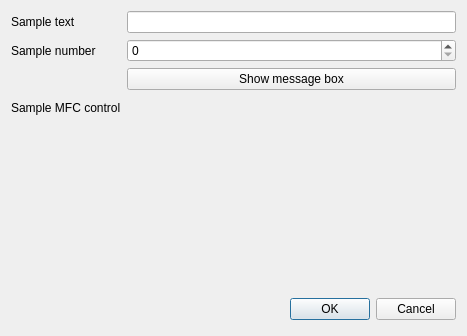
<?xml version="1.0" encoding="UTF-8"?>
<ui version="4.0">
 <class>Dialog</class>
 <widget class="QDialog" name="Dialog">
  <property name="geometry">
   <rect>
    <x>0</x>
    <y>0</y>
    <width>467</width>
    <height>336</height>
   </rect>
  </property>
  <property name="windowTitle">
   <string>Dialog</string>
  </property>
  <layout class="QVBoxLayout" name="verticalLayout">
   <item>
    <layout class="QFormLayout" name="formLayout">
     <item row="0" column="0">
      <widget class="QLabel" name="label">
       <property name="text">
        <string>Sample text</string>
       </property>
      </widget>
     </item>
     <item row="0" column="1">
      <widget class="QLineEdit" name="txtSampleText"/>
     </item>
     <item row="1" column="0">
      <widget class="QLabel" name="label_2">
       <property name="text">
        <string>Sample number</string>
       </property>
      </widget>
     </item>
     <item row="1" column="1">
      <widget class="QSpinBox" name="spnSampleNumber"/>
     </item>
     <item row="2" column="1">
      <widget class="QPushButton" name="btnShowMessageBox">
       <property name="text">
        <string>Show message box</string>
       </property>
       <property name="autoDefault">
        <bool>false</bool>
       </property>
      </widget>
     </item>
     <item row="3" column="0">
      <widget class="QLabel" name="label_3">
       <property name="text">
        <string>Sample MFC control</string>
       </property>
      </widget>
     </item>
     <item row="3" column="1">
      <widget class="HWNDWidget" name="wdgMFC" native="true">
       <property name="minimumSize">
        <size>
         <width>0</width>
         <height>26</height>
        </size>
       </property>
      </widget>
     </item>
    </layout>
   </item>
   <item>
    <spacer name="verticalSpacer">
     <property name="orientation">
      <enum>Qt::Vertical</enum>
     </property>
     <property name="sizeHint" stdset="0">
      <size>
       <width>20</width>
       <height>40</height>
      </size>
     </property>
    </spacer>
   </item>
   <item>
    <layout class="QHBoxLayout">
     <property name="spacing">
      <number>6</number>
     </property>
     <property name="leftMargin">
      <number>0</number>
     </property>
     <property name="topMargin">
      <number>0</number>
     </property>
     <property name="rightMargin">
      <number>0</number>
     </property>
     <property name="bottomMargin">
      <number>0</number>
     </property>
     <item>
      <spacer>
       <property name="orientation">
        <enum>Qt::Horizontal</enum>
       </property>
       <property name="sizeHint" stdset="0">
        <size>
         <width>131</width>
         <height>31</height>
        </size>
       </property>
      </spacer>
     </item>
     <item>
      <widget class="QPushButton" name="btnOK">
       <property name="text">
        <string>OK</string>
       </property>
      </widget>
     </item>
     <item>
      <widget class="QPushButton" name="btnCancel">
       <property name="text">
        <string>Cancel</string>
       </property>
      </widget>
     </item>
    </layout>
   </item>
  </layout>
 </widget>
 <customwidgets>
  <customwidget>
   <class>HWNDWidget</class>
   <extends>QWidget</extends>
   <header>HWNDWidget.h</header>
   <container>1</container>
  </customwidget>
 </customwidgets>
 <tabstops>
  <tabstop>txtSampleText</tabstop>
  <tabstop>spnSampleNumber</tabstop>
  <tabstop>btnShowMessageBox</tabstop>
  <tabstop>btnOK</tabstop>
  <tabstop>btnCancel</tabstop>
 </tabstops>
 <resources/>
 <connections>
  <connection>
   <sender>btnOK</sender>
   <signal>clicked()</signal>
   <receiver>Dialog</receiver>
   <slot>accept()</slot>
   <hints>
    <hint type="sourcelabel">
     <x>278</x>
     <y>253</y>
    </hint>
    <hint type="destinationlabel">
     <x>96</x>
     <y>254</y>
    </hint>
   </hints>
  </connection>
  <connection>
   <sender>btnCancel</sender>
   <signal>clicked()</signal>
   <receiver>Dialog</receiver>
   <slot>reject()</slot>
   <hints>
    <hint type="sourcelabel">
     <x>369</x>
     <y>253</y>
    </hint>
    <hint type="destinationlabel">
     <x>179</x>
     <y>282</y>
    </hint>
   </hints>
  </connection>
 </connections>
</ui>
